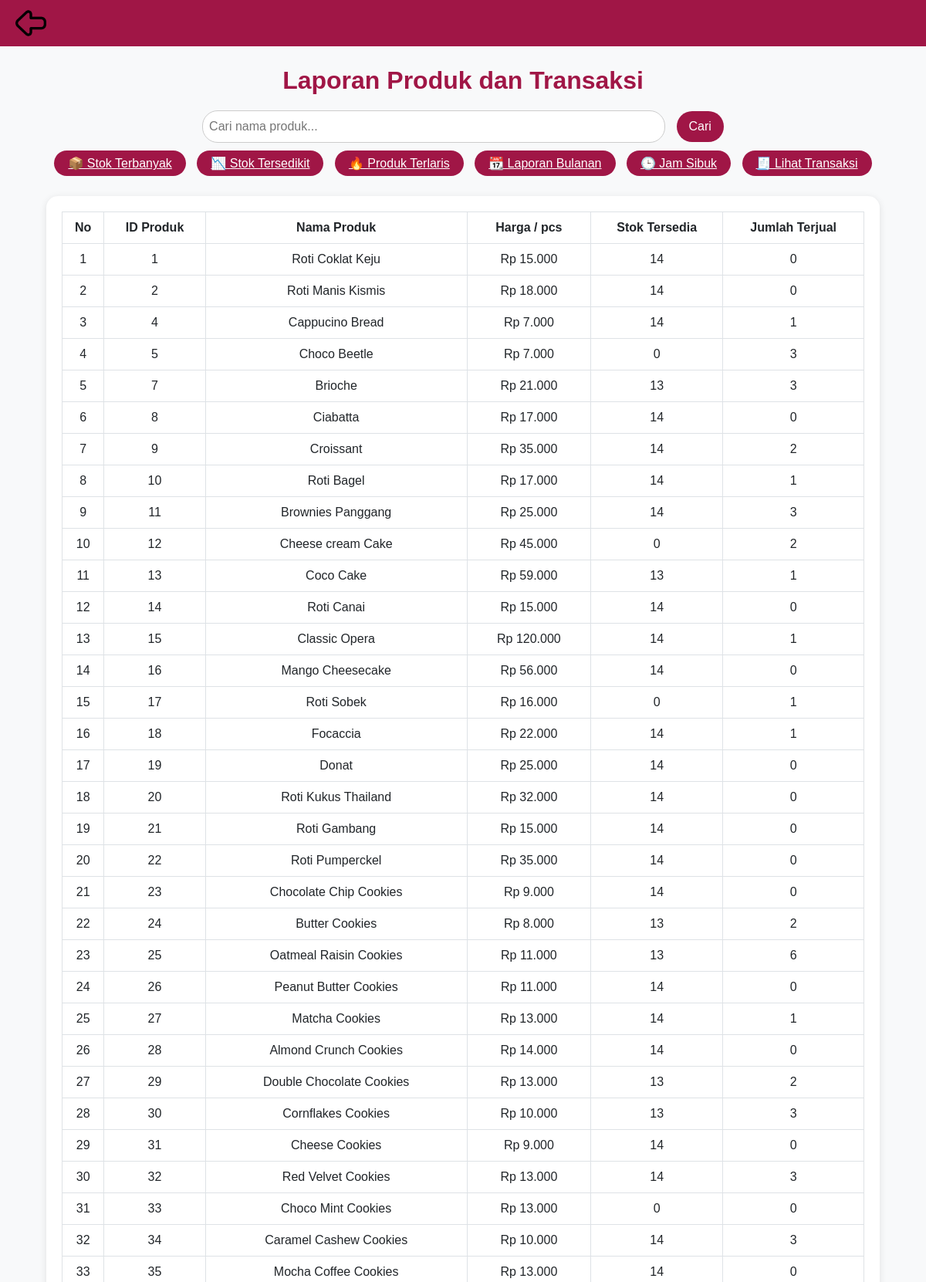
/admin/admin_pesanan.php (upper part), run on the app's committed database.
### tables this page shows
CREATE TABLE `tb_produk` (
  `id` int(11) NOT NULL,
  `nama_produk` varchar(255) NOT NULL,
  `deskripsi` text NOT NULL,
  `harga` decimal(10,0) NOT NULL,
  `stok` int(11) NOT NULL,
  `gambar` varchar(255) NOT NULL,
  `kategori` varchar(100) NOT NULL,
  `crated_at` timestamp(6) NOT NULL DEFAULT current_timestamp(6) ON UPDATE current_timestamp(6)
);

### admin/admin_pesanan.php (the view, shortened to what this page needs)
<?php
include "../koneksi.php";
$role = $_SESSION['role'] ?? '';
$cari = isset($_GET['cari']) ? $_GET['cari'] : '';
$filter = isset($_GET['filter']) ? $_GET['filter'] : '';
$query = "
    SELECT
        p.id,
        p.nama_produk,
        p.harga,
        p.stok,
        IFNULL(SUM(dp.jumlah), 0) AS jumlah_terjual
    FROM tb_produk p
    LEFT JOIN tb_detailpes dp ON p.id = dp.id
    LEFT JOIN tb_pesanan ps ON ps.id_pesanan = dp.id_pesanan AND ps.status_pesanan = 'Lunas'
    WHERE 1
";
$query .= " GROUP BY p.id ";
switch ($filter) {
    default:
        $query .= " ORDER BY p.id ASC";
        break;
}
$result = mysqli_query($koneksi, $query);
?>
<!DOCTYPE html>
<html lang="id">
<head>
    <link rel="stylesheet" href="https://cdn.jsdelivr.net/npm/bootstrap@5.3.0/dist/css/bootstrap.min.css">
</head>
<body>
<div class="header">
    <a href="index.php">
        <img src="../user/img/back-icon.png" alt="Kembali">
    </a>
</div>
<h2>Laporan Produk dan Transaksi</h2>
<div class="search-box">
    <form method="GET" action="">
        <input type="text" name="cari" placeholder="Cari nama produk..." value="<?= htmlspecialchars($cari) ?>">
        <button type="submit">Cari</button>
    </form>
</div>
<div class="btn-container">
    <?php if ($role == 'admin') { ?>
        <a href="?filter=stok_terbanyak" class="btn-custom">📦 Stok Terbanyak</a>
        <a href="?filter=stok_tersedikit" class="btn-custom">📉 Stok Tersedikit</a>
        <a href="?filter=produk_terlaris" class="btn-custom">🔥 Produk Terlaris</a>
        <a href="laporan_bulanan.php" class="btn-custom">📆 Laporan Bulanan</a>
        <a href="laporan_jamsibuk.php" class="btn-custom">🕒 Jam Sibuk</a>
        <a href="laporan_transaksi.php" class="btn-custom">🧾 Lihat Transaksi</a>
    <?php } ?>
</div>
<div class="table-container">
    <table class="table table-bordered table-hover">
        <thead>
            <tr>
                <th>No</th>
                <th>ID Produk</th>
                <th>Nama Produk</th>
                <th>Harga / pcs</th>
                <th>Stok Tersedia</th>
                <th>Jumlah Terjual</th>
            </tr>
        </thead>
        <tbody>
            <?php
            $no = 1;
            if ($result && mysqli_num_rows($result) > 0) {
                while ($row = mysqli_fetch_assoc($result)) {
                    echo "<tr>
                            <td>{$no}</td>
                            <td>{$row['id']}</td>
                            <td>".htmlspecialchars($row['nama_produk'])."</td>
                            <td>Rp " . number_format($row['harga'], 0, ',', '.') . "</td>
                            <td>{$row['stok']}</td>
                            <td>{$row['jumlah_terjual']}</td>
                          </tr>";
                    $no++;
                }
            } else {
                echo "<tr><td colspan='6'>Tidak ada data produk</td></tr>";
            }
            ?>
        </tbody>
    </table>
</div>
</body>
</html>

### admin/admin_pesanan.php (style rules this page uses)
body { background-color: #f8f9fa; font-family: "Poppins", sans-serif; }
.header { background-color: #a01646; padding: 10px 20px; position: sticky; top: 0; z-index: 100; display: flex; align-items: center; }
.header img { width: 40px; height: 40px; cursor: pointer; }
h2 { color: #a01646; font-weight: bold; text-align: center; margin-top: 25px; }
.btn-custom { background-color: #a01646; color: white; border: none; margin: 5px; padding: 8px 18px; border-radius: 25px; transition: 0.3s; }
.table-container { margin: 30px auto; background-color: white; border-radius: 15px; padding: 20px; box-shadow: 0 2px 10px rgba(0,0,0,0.1); width: 90%; }
table { text-align: center; }
thead { background-color: #a01646; color: white; }
.search-box { text-align: center; margin-top: 20px; }
.search-box input { width: 50%; padding: 8px; border-radius: 20px; border: 1px solid #ccc; margin-right: 10px; }
.search-box button { border-radius: 20px; background-color: #a01646; color: white; border: none; padding: 8px 16px; }
.btn-container { text-align: center; margin-top: 15px; }

### data on the page
tb_produk: id "1", nama_produk "Roti Coklat Keju", harga "15.000", stok "14", jumlah_terjual "0"
tb_produk: id "2", nama_produk "Roti Manis Kismis", harga "18.000", stok "14", jumlah_terjual "0"
tb_produk: id "4", nama_produk "Cappucino Bread", harga "7.000", stok "14", jumlah_terjual "1"
tb_produk: id "5", nama_produk "Choco Beetle", harga "7.000", stok "0", jumlah_terjual "3"
tb_produk: id "7", nama_produk "Brioche", harga "21.000", stok "13", jumlah_terjual "3"
tb_produk: id "8", nama_produk "Ciabatta", harga "17.000", stok "14", jumlah_terjual "0"
tb_produk: id "9", nama_produk "Croissant", harga "35.000", stok "14", jumlah_terjual "2"
tb_produk: id "10", nama_produk "Roti Bagel", harga "17.000", stok "14", jumlah_terjual "1"
tb_produk: id "11", nama_produk "Brownies Panggang", harga "25.000", stok "14", jumlah_terjual "3"
tb_produk: id "12", nama_produk "Cheese cream Cake", harga "45.000", stok "0", jumlah_terjual "2"
tb_produk: id "13", nama_produk "Coco Cake", harga "59.000", stok "13", jumlah_terjual "1"
tb_produk: id "14", nama_produk "Roti Canai", harga "15.000", stok "14", jumlah_terjual "0"
tb_produk: id "15", nama_produk "Classic Opera", harga "120.000", stok "14", jumlah_terjual "1"
tb_produk: id "16", nama_produk "Mango Cheesecake", harga "56.000", stok "14", jumlah_terjual "0"
tb_produk: id "17", nama_produk "Roti Sobek", harga "16.000", stok "0", jumlah_terjual "1"
tb_produk: id "18", nama_produk "Focaccia", harga "22.000", stok "14", jumlah_terjual "1"
tb_produk: id "19", nama_produk "Donat", harga "25.000", stok "14", jumlah_terjual "0"
tb_produk: id "20", nama_produk "Roti Kukus Thailand", harga "32.000", stok "14", jumlah_terjual "0"
tb_produk: id "21", nama_produk "Roti Gambang", harga "15.000", stok "14", jumlah_terjual "0"
tb_produk: id "22", nama_produk "Roti Pumperckel", harga "35.000", stok "14", jumlah_terjual "0"
tb_produk: id "23", nama_produk "Chocolate Chip Cookies", harga "9.000", stok "14", jumlah_terjual "0"
tb_produk: id "24", nama_produk "Butter Cookies", harga "8.000", stok "13", jumlah_terjual "2"
tb_produk: id "25", nama_produk "Oatmeal Raisin Cookies", harga "11.000", stok "13", jumlah_terjual "6"
tb_produk: id "26", nama_produk "Peanut Butter Cookies", harga "11.000", stok "14", jumlah_terjual "0"
tb_produk: id "27", nama_produk "Matcha Cookies", harga "13.000", stok "14", jumlah_terjual "1"
tb_produk: id "28", nama_produk "Almond Crunch Cookies", harga "14.000", stok "14", jumlah_terjual "0"
tb_produk: id "29", nama_produk "Double Chocolate Cookies", harga "13.000", stok "13", jumlah_terjual "2"
tb_produk: id "30", nama_produk "Cornflakes Cookies", harga "10.000", stok "13", jumlah_terjual "3"
tb_produk: id "31", nama_produk "Cheese Cookies", harga "9.000", stok "14", jumlah_terjual "0"
tb_produk: id "32", nama_produk "Red Velvet Cookies", harga "13.000", stok "14", jumlah_terjual "3"
tb_produk: id "33", nama_produk "Choco Mint Cookies", harga "13.000", stok "0", jumlah_terjual "0"
tb_produk: id "34", nama_produk "Caramel Cashew Cookies", harga "10.000", stok "14", jumlah_terjual "3"
tb_produk: id "35", nama_produk "Mocha Coffee Cookies", harga "13.000", stok "14", jumlah_terjual "0"
